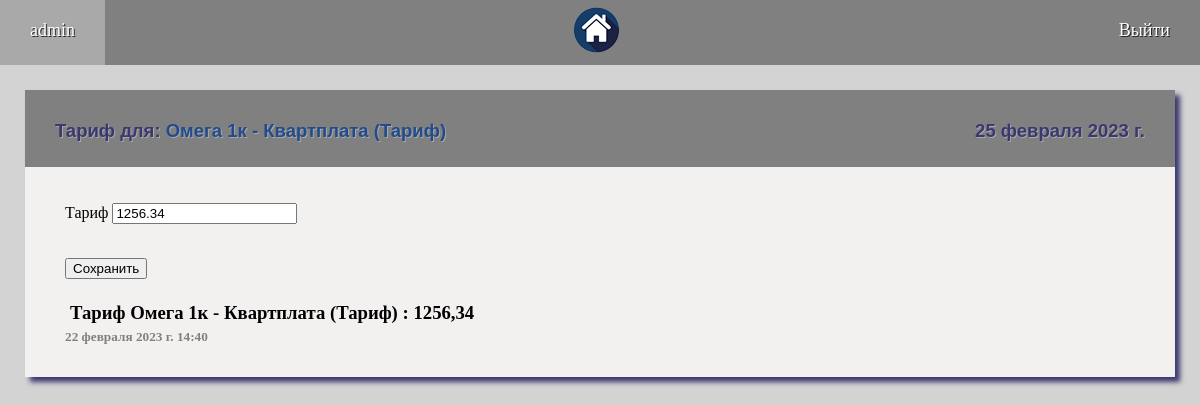
/tarif/8/38/ (signed in), run on an earlier commit of the app's database.
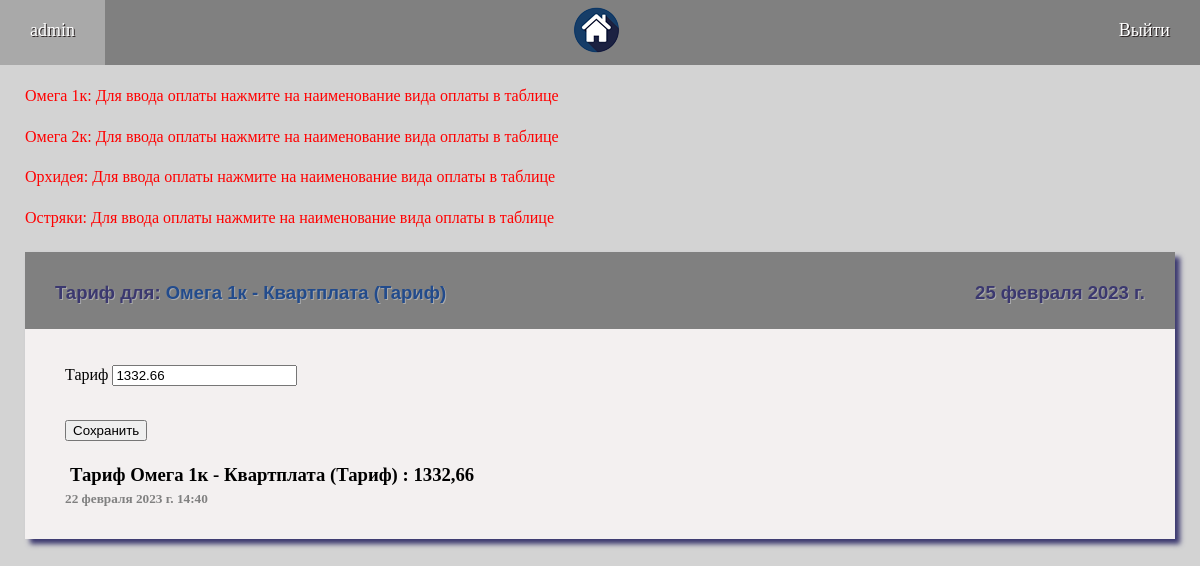
And on a later commit of the database.
### compay/models.py (models this page shows)
class Tarif(models.Model):
    NAME = 'Тариф '
    TYPE = [('counter', 'Счетчик'), ('day', 'День'), ('night', 'Ночь'), ('tarif', 'Тариф'),
            ('discrete2', 'Тариф2'), ('discrete3', 'Тариф3')]
    DISCR = [('0-150', '(0...150)'), ('150-600', '(150..600)'), ('600+', '(600 и выше)'), ('', '')]
    value = models.FloatField(verbose_name='Тариф ', help_text='')
    type = models.CharField(choices=TYPE, default='flat', max_length=15, blank=False, verbose_name="Тип тарифа")
    el_counter_discrete = models.CharField(choices=DISCR, default='', max_length=12,
                                           blank=False, verbose_name="Зависит от потребления")
    created = models.DateTimeField(auto_now_add=True, verbose_name="Дата создания")
    item = models.ForeignKey('Item', on_delete=models.CASCADE, verbose_name="Предмет расчета")
    def __str__(self):
        return self.NAME + ' ' + str(self.item)
    class Meta:
        verbose_name = 'Тариф для расчета'
        verbose_name_plural = 'Тарифы для расчета'
        ordering = ['-created']
    @classmethod
    def create(cls, type, item, value=0, from_value=0, to_value=1000000, el_counter_discrete=''):
        tarif = cls(type=type, item=item, value=value, el_counter_discrete=el_counter_discrete)
        return tarif

class Item(models.Model):
    LST = [('electricity', 'Электричество'), ('water', 'Вода'), ('gas', 'Газ'), ('kv', 'Квартплата'),
           ('tbo', 'ТБО'), ('domofon', 'Домофон'), ('inet', 'Интернет'), ('other', 'Другой вид оплаты')]
    CT = [('counter', 'Счетчик'), ('tarif', 'Тариф'), ('day', 'Счетчик День'),
          ('night', 'Счетчик Ночь'), ('total', 'Итого')]
    item_name = models.CharField(choices=LST, max_length=50, blank=False, verbose_name="Предмет расчета")
    is_counter = models.CharField(choices=CT, max_length=50, default='tarif', blank=False, verbose_name="Расчет")
    created = models.DateTimeField(auto_now_add=True, verbose_name="Дата создания")
    app = models.ForeignKey('Appartment', on_delete=models.CASCADE, verbose_name="Объект")
    class Meta:
        verbose_name = 'Конфигурация для расчета'
        verbose_name_plural = 'Конфигурации для расчета'
        ordering = ['id']
    def __str__(self):
        for k, v in self.LST:
            if k == self.item_name:
                name = v
        return str(self.app) + ' - ' + name + " (" + str(self.get_is_counter_display()) + ')'

class Appartment(models.Model):
    NAME = 'Объекты'
    CT = [('counter', 'Счетчик'), ('tarif', 'Тариф')]
    name = models.CharField(max_length=50, unique=True, blank=False, verbose_name="Название объекта")
    adress = models.CharField(max_length=100, blank=True, verbose_name="Адрес объекта")
    created = models.DateTimeField(auto_now_add=True, verbose_name="Дата создания")
    electricity = models.BooleanField(default=False, verbose_name="Электричество")
    el_is_counter = models.CharField(choices=CT, max_length=50, default='tarif', blank=False, verbose_name="Расчет по")
    el_counter_discrete = models.BooleanField(default=False, verbose_name="Тариф зависит от потребления (Да/Нет)")
    el_night = models.BooleanField(default=False, verbose_name="Счетчик день-ночь (Да/Нет)")
    water = models.BooleanField(default=False, verbose_name="Вода")
    wat_is_counter = models.CharField(choices=CT, max_length=50, default='tarif', blank=False, verbose_name="Расчет по")
    gas = models.BooleanField(default=False, verbose_name="Газ")
    gas_is_counter = models.CharField(choices=CT, max_length=50, default='tarif', blank=False, verbose_name="Расчет по")
    kv = models.BooleanField(default=False, verbose_name="Квартплата")
    tbo = models.BooleanField(default=False, verbose_name="ТБО")
    domofon = models.BooleanField(default=False, verbose_name="Домофон")
    inet = models.BooleanField(default=False, verbose_name="Интернет")
    other = models.BooleanField(default=False, verbose_name="Другой платеж")
    class Meta:
        verbose_name = 'Объект'
        verbose_name_plural = 'Обьекты'
        ordering = ['name']
    def __str__(self):
        return self.name

### compay/views.py (the view, shortened to what this page needs)
# urls.py: path('tarif/<int:app_selected>/<int:item_selected>/', tarif, name='tarif'),
@login_required
def tarif(request, app_selected, item_selected):
    global msgs, LST, date
    clean_msgs()
    tarif2 = None
    item = Item.objects.get(pk=item_selected)
    tarifs = Tarif.objects.filter(item=item_selected).order_by('-created')[:3]
    if not tarifs:
        obj = 'Пока тут нет записей'
    else:
        obj = ''
        tarif = Tarif.create(item=tarifs[0].item, type=tarifs[0].type,
                             value=tarifs[0].value, el_counter_discrete='')
    form_list = []
    if request.method == 'POST':
        form = TarifForm(request.POST, instance=tarif, prefix=1)
        if tarif2:
            form2 = TarifForm(request.POST, instance=tarif2, prefix=2)
            form3 = TarifForm(request.POST, instance=tarif3, prefix=3)
            if form2.is_valid() and form3.is_valid() and form.is_valid():
                form.save()
                form2.save()
                form3.save()
                return redirect('tarifs', app_selected)
            else:
                msgs.append(dict(key=str(item) + ' Error', text='Ошибка ввода данных!',
                                 description='Error'))
        elif form.is_valid():
            form.save()
            return redirect('tarifs', app_selected)
        else:
            msgs.append(dict(key=str(item) + ' Error', text='Ошибка ввода данных!',
                             description='Error'))
    else:
        form = TarifForm(instance=tarif, prefix=1)
        form.label_suffix = tarif.get_el_counter_discrete_display()
        form_list.append(form)
    context = {'title': 'Тариф для: ', 'menu': menu, 'msgs': msgs, 'obj': obj,
               'item': item, 'app_selected': app_selected, 'item_selected': item_selected,
               'tarif_list': tarifs, 'form_list': form_list, 'date': date}
    return render(request, 'compay/tarif.html', context)

### compay/views.py (called while the page is built)
def clean_msgs(msg_to_clean=None):
    global msgs
    msgs_clean_list = ['Error']
    msgs_clean_list.append(msg_to_clean)
    for i in range(3):
        for msg in msgs:
            if msg['description'] in msgs_clean_list:
                msgs.remove(msg)

### compay/templates/compay/tarif.html (shortened to what this page needs)
{% extends 'compay/base.html' %}
{% block content %}
<div class="main">
    <div class="title">
        <div>{{ title }}<a href="{% url 'tarifs' item.app_id %}" class="links">{{ item }}</a></div>
        <div>{{ date }}</div>
    </div>
    <div class="window">
        <div class="">
        {% if form_list %}
                <form action="{% url 'tarif' app_selected item_selected %} " method='POST'>
                        {% for form in form_list %}
                            <p>{{ form }}</p>
                        {% endfor %}
                    <br>
                    <button type="submit">Сохранить</button>
                    <br><br>
                </form>
        {% endif %}
        {% for tarif in tarif_list %}
            <h3 class="text">{{ tarif }} {{ tarif.get_el_counter_discrete_display }}: {{ tarif.value }}</h3>
            <h5 class="date">{{ tarif.created }}</h5>
        {% endfor %}
        </div>
    </div>
</div>
{% endblock %}

### compay/templates/compay/base.html (shortened to what this page needs)
<!DOCTYPE html>
<html>
{% load static %}
<head>
	<link type="text/css" href="{% static 'compay/css/styles.css' %}" rel="stylesheet" />
</head>
<body>
{% block mainmenu %}
		<div class="menu">
		{% if request.user.is_authenticated %}
			<a href="{% url 'home' %}" class="menu_link">{{ user.username }}</a>
			<a href="{% url 'home' %}" class="menu_link_img"><img src="{% static 'compay/images/dom.png' %}" alt="Logo"></a>
			<a href="{% url 'logout' %}" class="menu_link">Выйти</a>
		{% else %}
			<p><br></p>
			<!-- <a href="{% url 'register' %}" class="menu_link">Регистрация</a>
			<a href="{% url 'login' %}" class="menu_link">Войти</a> -->
		{% endif %}
		</div>
{% endblock mainmenu %}
{% block msg %}
	<div class="alert">
	{% for msg in msgs %}
			<p>{{ msg.key }}: {{ msg.text }}</p>
	{% endfor %}
	</div>
{% endblock msg %}
<div class="content">
{% block content %}
{% endblock %}
</div>
</body>
</html>

What changed in the data, as far as the page shows it:
now on this page (row unchanged): Appartment: key "Омега 1к", text "Для ввода оплаты нажмите на наименование вида оплаты в таблице"
now on this page (row unchanged): Appartment: key "Омега 2к", text "Для ввода оплаты нажмите на наименование вида оплаты в таблице"
added Appartment: key "Орхидея", text "Для ввода оплаты нажмите на наименование вида оплаты в таблице"
now on this page (row unchanged): Appartment: key "Остряки", text "Для ввода оплаты нажмите на наименование вида оплаты в таблице"
changed Tarif "Тариф Омега 1к - Квартплата (Тариф)": value "1256,34" → "1332,66"
Also different on the page:
form field form: "1256.34" → "1332.66"
